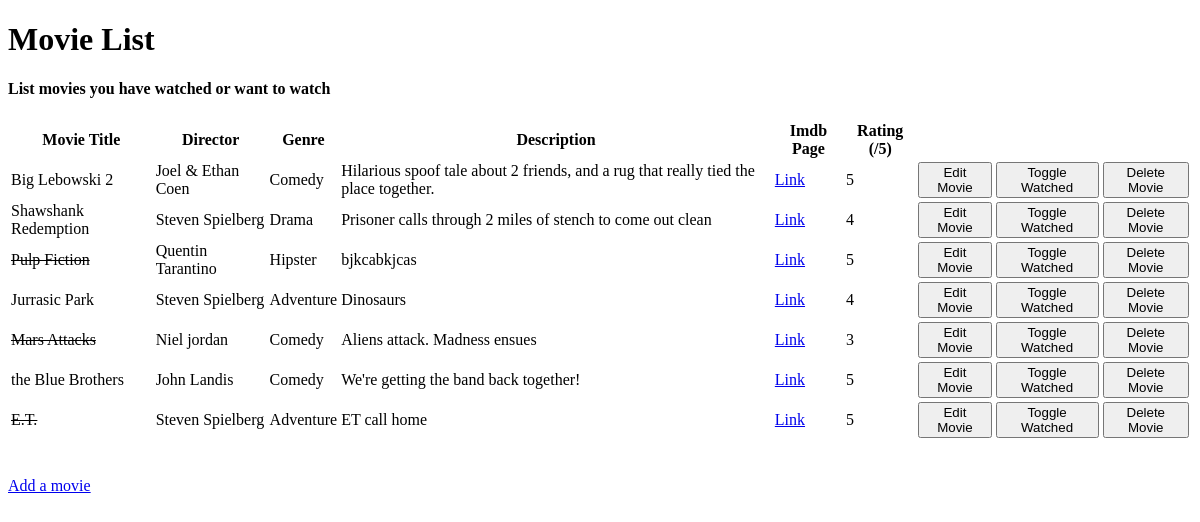
The app's page /, older data.
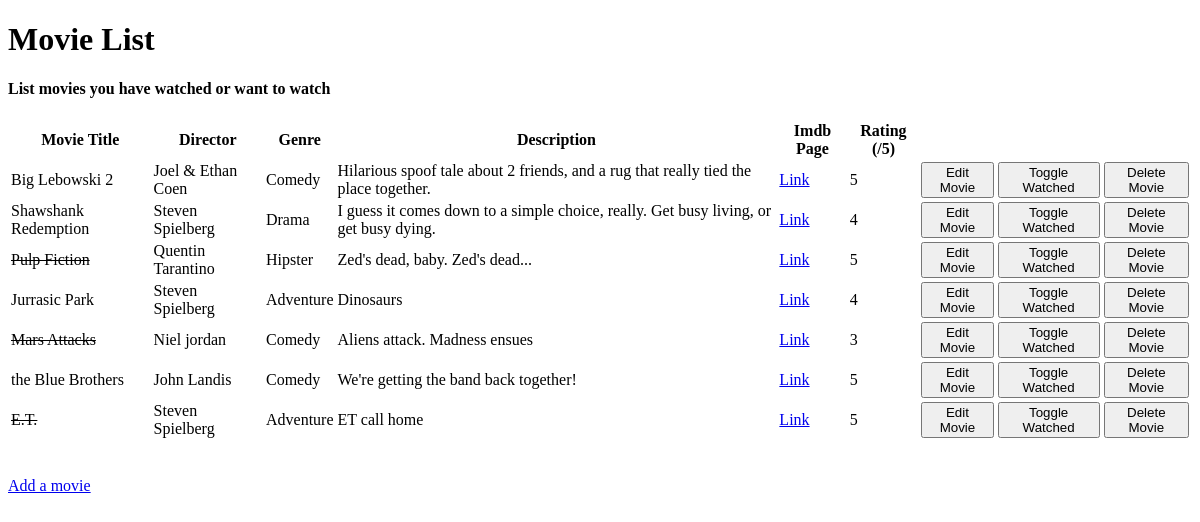
The same page, newer data.
### movie_app/models.py (models this page shows, shortened)
class Item(models.Model):
    title = models.CharField(max_length=50, null=False, blank=False)
    director = models.CharField(max_length=50, null=False, blank=False)
    genre = models.CharField(max_length=50, blank=False)
    summary = models.TextField(max_length=400, null=False, blank=True)
    score = models.IntegerField(null=False, blank=False)
    watched = models.BooleanField(null=False, blank=False, default=False)
    imdb_link = models.URLField(null=False, blank=False)

### movie_app/views.py (the view)
# urls.py: path('', views.get_movie_list, name='get_movie_list'),
def get_movie_list(request):
    items = Item.objects.all()
    context = {
        'items' : items
    }
    return render(request, 'movie_app/movie_app_home.html', context)

### movie_app/templates/movie_app/movie_app_home.html (shortened to what this page needs)
<!DOCTYPE html>
<html lang="en">
<head>
</head>
<body>
    <h1>Movie List</h1>
    <h4>List movies you have watched or want to watch</h4>
    <table>
        <tr>
            <th>Movie Title</th>
            <th>Director</th>
            <th>Genre</th>
            <th>Description</th>
            <th>Imdb Page</th>
            <th>Rating (/5)</th>
        </tr>
        {% for item in items %}
        <tr>
            {% if item.watched %}
                <td><strike>{{ item.title }}</strike></td>
            {% else %}
                <td>{{ item.title }}</td>
            {% endif %}
            <td>{{ item.director }}</td>
            <td>{{ item.genre}}</td>
            <td>{{ item.summary }}</td>
            <td><a href = "{{ item.imdb_link }}" target = "_blank">Link</a></td>
            <td>{{ item.score }}</td>
            <td>
                <a href = "/edit/{{ item.id }}">
                    <button>
                        Edit Movie
                    </button>
                </a>
            </td>
            <td>
                <a href = "/toggle/{{ item.id }}">
                    <button>
                        Toggle Watched
                    </button>
                </a>
            </td>
            <td>
                <a href = "/delete/{{ item.id }}">
                    <button>
                        Delete Movie
                    </button>
                </a>
            </td>
        </tr>
            {% empty %}
            <tr><td>You have nothing to do</td></tr>
        {% endfor %}
    </table>
    <br/>
    <br/>
    <a href = "/add">Add a movie</a>
</body>
</html>

Row changes from the older to the newer data that the page shows:
changed Item "Shawshank Redemption": summary "Prisoner calls through 2 miles of stench to come out clean" → "I guess it comes down to a simple choice, really. Get busy living, or get busy dying."
changed Item "Pulp Fiction": summary "bjkcabkjcas" → "Zed's dead, baby. Zed's dead..."
